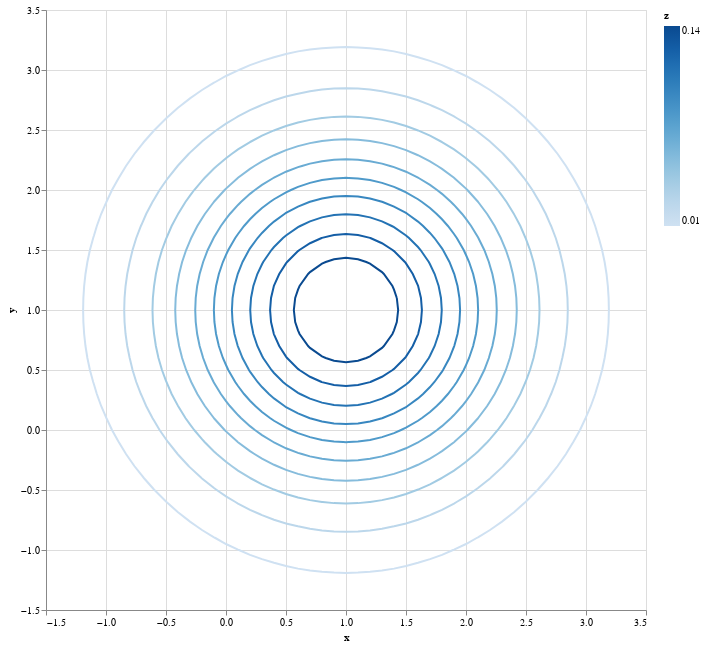

Notebook cell for this chart:
### Code cell
@vlplot(width=600,height=600,data=df,:line,x=:x,y=:y,color={:z,type="q"},order ={field =:row, type=:q })

### Figure 1 — Vega-Lite specification as saved in the notebook (floating-point values rounded to 4 significant figures; data arrays with more than 128 entries replaced by an {"elided": "..."} marker saying what was removed)
{"data": {"values": {"elided": "994 records"}}, "encoding": {"color": {"field": "z", "type": "q"}, "order": {"field": "row", "type": "q"}, "x": {"field": "x", "type": "quantitative"}, "y": {"field": "y", "type": "quantitative"}}, "height": 600, "mark": "line", "width": 600}
